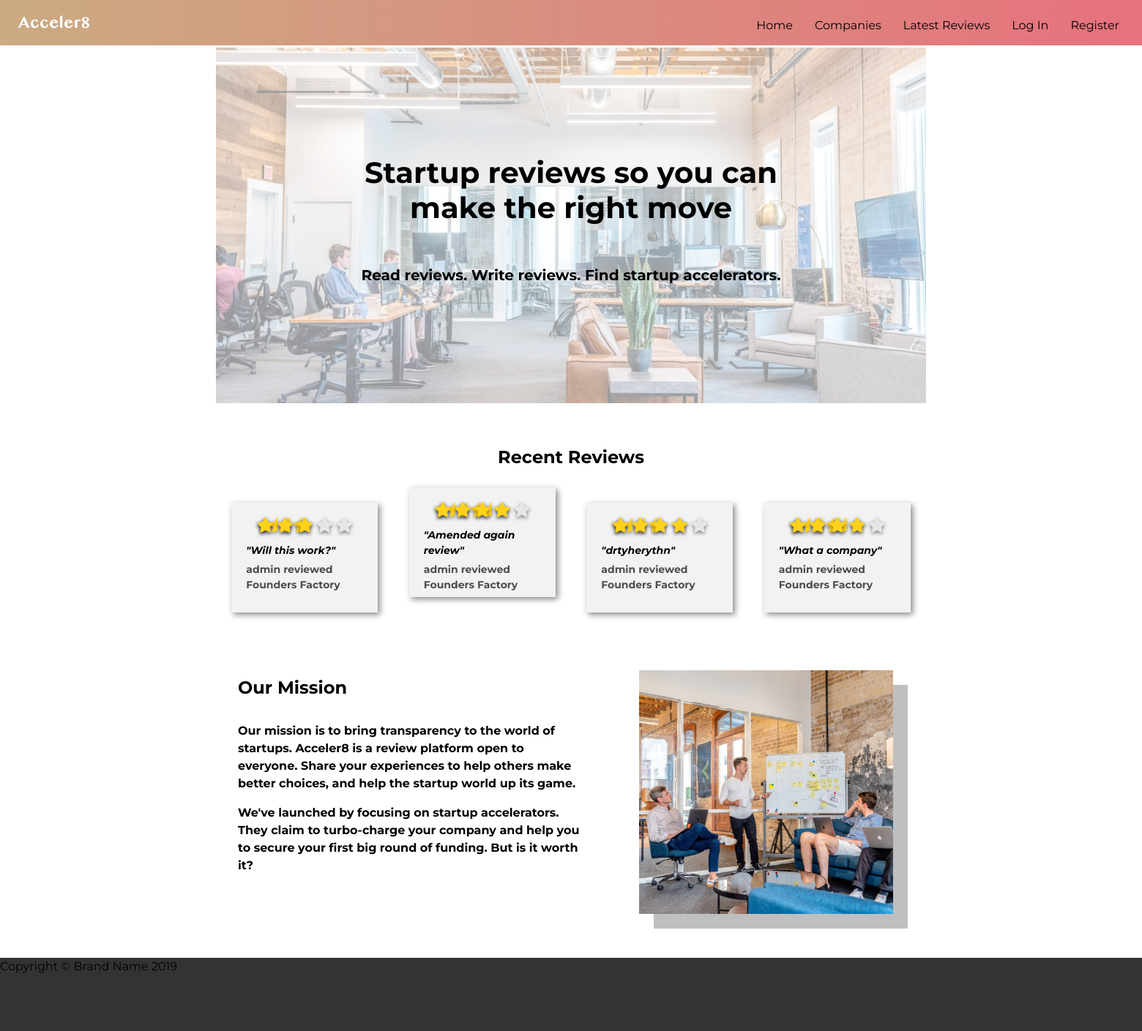
Before: / with the older database file.
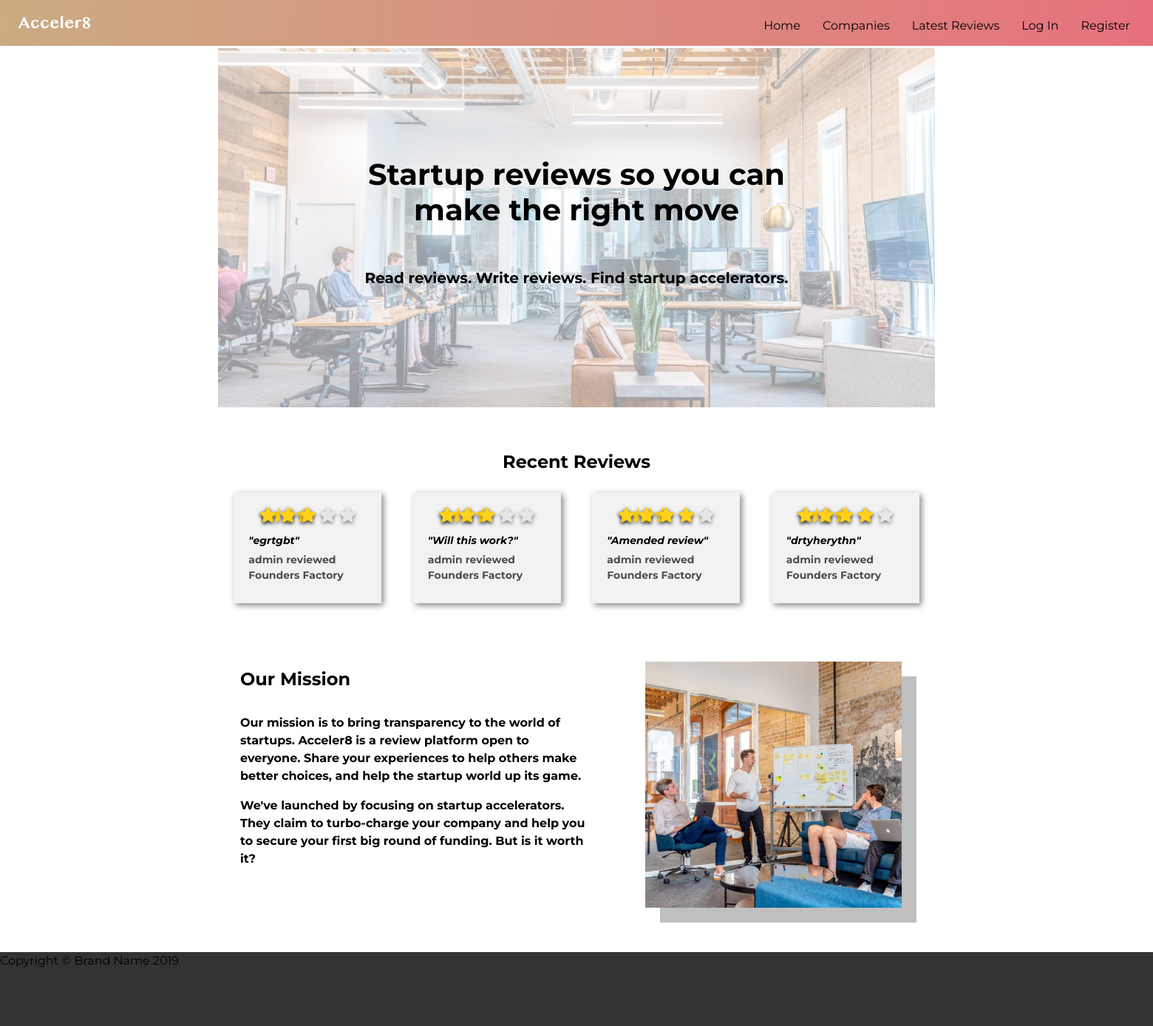
After: the same page with the newer database file.
### reviews/models.py (models this page shows, shortened)
class Review(models.Model):
    RATINGS = (
        ('1', '1'),
        ('2', '2'),
        ('3', '3'),
        ('4', '4'),
        ('5', '5'),
    )
    subject = models.ForeignKey(Accelerator, on_delete=models.CASCADE, blank=False)
    title = models.CharField(max_length=200, blank=False)
    author = models.ForeignKey(User, on_delete=models.CASCADE, blank=False)
    feedback = models.TextField(blank=False)
    date_posted = models.DateTimeField(default=timezone.now)
    mentorship = models.CharField(choices=RATINGS, blank=False, max_length=1, default='1')
    hiring = models.CharField(choices=RATINGS, blank=False, max_length=1, default='1')
    community = models.CharField(choices=RATINGS, blank=False, max_length=1, default='1')
    fundraising = models.CharField(choices=RATINGS, blank=False, max_length=1, default='1')
    corporate_dev = models.CharField(choices=RATINGS, blank=False, max_length=1, default='1')
    overall = models.DecimalField(decimal_places=2, max_digits=3)

class Accelerator(models.Model):
    name = models.CharField(max_length=100)
    website = models.CharField(max_length=100)
    locations = models.CharField(max_length=100)
    bio = models.TextField()
    sector_focus = models.CharField(max_length=100)
    stage = models.CharField(max_length=100)
    deal = models.CharField(max_length=200)
    duration = models.CharField(max_length=100)
    avg_rating = models.DecimalField(decimal_places=2, max_digits=3)
    avg_mentorship = models.DecimalField(decimal_places=2, max_digits=3)
    avg_hiring = models.DecimalField(decimal_places=2, max_digits=3)
    avg_community = models.DecimalField(decimal_places=2, max_digits=3)
    avg_fundraising = models.DecimalField(decimal_places=2, max_digits=3)
    avg_corporate = models.DecimalField(decimal_places=2, max_digits=3)
    author = models.ForeignKey(User, on_delete=models.CASCADE, default='admin')
    logo = models.ImageField(upload_to='logos')
    def __str__(self):
        return self.name
    @property
    def avg_rating(self):
        quantity = Review.objects.filter(subject=self)
        overall_result = Review.objects.filter(subject=self).aggregate(avg_rating=Avg('overall'))['avg_rating']
        return overall_result if len(quantity) > 0 else 0
    @property
    def avg_mentorship(self):
        quantity = Review.objects.filter(subject=self)
        mentorship_result = Review.objects.filter(subject=self).aggregate(avg_mentorship=Avg('mentorship'))['avg_mentorship']
        return mentorship_result if len(quantity) > 0 else 0
    @property
    def avg_hiring(self):
        quantity = Review.objects.filter(subject=self)
        hiring_result = Review.objects.filter(subject=self).aggregate(avg_hiring=Avg('hiring'))['avg_hiring']
        return hiring_result if len(quantity) > 0 else 0
    @property
    def avg_community(self):
        quantity = Review.objects.filter(subject=self)
        community_result = Review.objects.filter(subject=self).aggregate(avg_community=Avg('community'))['avg_community']
        return community_result if len(quantity) > 0 else 0
    @property
    def avg_fundraising(self):
        quantity = Review.objects.filter(subject=self)
        fundraising_result = Review.objects.filter(subject=self).aggregate(avg_fundraising=Avg('fundraising'))['avg_fundraising']
        return fundraising_result if len(quantity) > 0 else 0
    @property
    def avg_corporate(self):
        quantity = Review.objects.filter(subject=self)
        corporate_result = Review.objects.filter(subject=self).aggregate(avg_corporate=Avg('corporate_dev'))['avg_corporate']
        return corporate_result if len(quantity) > 0 else 0

### accounts/views.py (the view)
# urls.py: path('', views.index, name='index'),
def index(request):
    reviews = Review.objects.all().order_by('-date_posted')[:4]
    context = {
        'reviews': reviews,
    }
    return render(request, 'accounts/index.html', context)

### accounts/templates/accounts/index.html (shortened to what this page needs)
{% extends 'accounts/base.html' %}
{% block content %}
    <div class="container">
        <div class="banner-header">
            <img src="../media/acceler8_1.jpg" id="acc-banner-img">
            <div class="header-container">
                <h1><b>Startup reviews so you can make the right move</b></h1>
                <br>
                <br>
                <h5><b>Read reviews. Write reviews. Find startup accelerators.</b></h5>
            </div>
        </div>
        <div class="recent-reviews">
            {% if reviews %}
                <h4><b>Recent Reviews</b></h4>
                {% for review in reviews %}
                <a href="{% url 'review_detail' review.pk %}">
                    <div class="review-box">
                        <div class="emptyStarsMini">
                            <i class="fa fa-star" id="emptyStarMini1"></i>
                            <i class="fa fa-star" id="emptyStarMini2"></i>
                            <i class="fa fa-star" id="emptyStarMini3"></i>
                            <i class="fa fa-star" id="emptyStarMini4"></i>
                            <i class="fa fa-star" id="emptyStarMini5"></i>
                        </div>
                        <div class="halfStarsMini">
                            <i class="fas fa-star-half" id="halfStarMini1"></i>
                            <i class="fas fa-star-half" {% if review.overall < 1.25 %} style="display:none;" {% endif %} id="halfStarMini2"></i>
                            <i class="fas fa-star-half" {% if review.overall < 2.25 %} style="display:none;" {% endif %} id="halfStarMini3"></i>
                            <i class="fas fa-star-half" {% if review.overall < 3.25 %} style="display:none;" {% endif %} id="halfStarMini4"></i>
                            <i class="fas fa-star-half" {% if review.overall < 4.25 %} style="display:none;" {% endif %} id="halfStarMini5"></i>
                        </div>
                        <div class="fullStarsMini">
                            <i class="fa fa-star" id="fullStarMini1"></i>
                            <i class="fa fa-star" {% if review.overall < 1.75 %} style="display:none;" {% endif %} id="fullStarMini2"></i>
                            <i class="fa fa-star" {% if review.overall < 2.75 %} style="display:none;" {% endif %} id="fullStarMini3"></i>
                            <i class="fa fa-star" {% if review.overall < 3.75 %} style="display:none;" {% endif %} id="fullStarMini4"></i>
                        </div>
                        <p class="review-title"><b><i>"{{ review.title }}"</i></b></p>
                        <p class="review-author"><b>{{ review.author }} reviewed {{ review.subject }}</b></p>
                    </div>
                </a>
                {% endfor %}
            {% endif %}
        </div>
        <div class="mission">
            <div class="mission-text">
                <h4><b>Our Mission</b></h4>
                <br>
                <p><b>Our mission is to bring transparency to the world of startups. Acceler8 is a review platform open to everyone. Share your
                    experiences to help others make better choices, and help the startup world up its game.</b></p>
                <p><b>We've launched by focusing on startup accelerators. They claim to turbo-charge your company and help you to secure your
                    first big round of funding. But is it worth it?</b></p>
            </div>
            <div class="mission-img">
                <img src="../media/acceler8_2.jpg" id="acc-mission-img">
            </div>
        </div>
    </div>
{% endblock %}

### accounts/templates/accounts/base.html (shortened to what this page needs)
{% load static from staticfiles %}
<!DOCTYPE html>
<html>
    <head>
        <link rel="stylesheet" href="https://stackpath.bootstrapcdn.com/bootstrap/4.1.3/css/bootstrap.min.css">
        <link rel="stylesheet" href="{% static 'css/styles.css' %}">
        <link href="https://stackpath.bootstrapcdn.com/font-awesome/4.7.0/css/font-awesome.min.css" rel="stylesheet">
        <link rel="stylesheet" href="https://use.fontawesome.com/releases/v5.6.3/css/all.css">
    </head>
    <body>
      <nav class="navbar navbar-expand-lg">
        <a class="navbar-brand" href="{% url 'index' %}">
          <img src="../media/acceler8_logo.png" id="acc-logo">
        </a>
        <div class="collapse navbar-collapse" id="collapse_target">
          <div class="navbar-nav ml-auto">
            <ul class="navbar-nav">
              <li class="nav-item">
                <a class="nav-item nav-link" href="{% url 'index' %}">Home</a>
              </li>
              {% if user.is_superuser %}
                <li class="dropdown">
                  <a class="dropdown-toggle" data-toggle="dropdown" href="#">Companies
                  <span class="caret"></span></a>
                  <ul class="dropdown-menu">
                    <li><a class="dropdown-link" href="{% url 'accelerators' %}">View Companies</a></li>
                    <li><a class="dropdown-link" href="{% url 'accelerator_create' %}">Add Company</a></li>
                  </ul>
                </li>
              {% else %}
                <li class="nav-item">
                  <a class="nav-item nav-link" href="{% url 'accelerators' %}">Companies</a>
                </li>
              {% endif %}
                <li class="nav-item">
                  <a class="nav-item nav-link" href="{% url 'reviews' %}">Latest Reviews</a>
                </li>
              {% if user.is_authenticated %}
                <li class="nav-item">
                  <a class="nav-item nav-link" href="{% url 'logout' %}">Log Out</a>
                </li>
              {% else %}
                <li class="nav-item">
                  <a class="nav-item nav-link" href="{% url 'login' %}">Log In</a>
                </li>
                <li class="nav-item">
                  <a class="nav-item nav-link" href="{% url 'register' %}">Register</a>
                </li>
              {% endif %}
            </ul>
          </div>
        </div>
      </nav>
      <div class="background">
        <br>
        <br>
        {% block content %}
        {% endblock %}
      </div>
      <footer>
        <div>
          <p>Copyright &copy; Brand Name 2019</p>
        </div>
      </footer>
    </body>
</html>

### static/css/styles.css (style rules this page uses)
.navbar { background-image: linear-gradient(to right, #cbab82, #e7717d); position: fixed; width: 100%; z-index: 100; padding-bottom: 0px; border-bottom: 3px solid #ffffff; }
.navbar-brand, .nav-item { margin-bottom: 0px; padding: 7px; color: #ffffff; }
#acc-logo { height: 40px; width: auto; }
html { height: 100%; }
body { position: relative; min-height: 100%; padding-bottom: 100px; }
.background { width: 100%; height: auto; }
.container { max-width: 1000px; text-align: left; padding-top: 40px; }
.banner-header { width: 100%; margin: 0; margin-top: -30px; position: relative; }
#acc-banner-img { width: 100%; max-width: 1000px; opacity: 0.4; }
.header-container { position: absolute; top: 50%; left: 50%; transform: translate(-50%, -50%); text-align: center; width: 600px; min-width: 300px; }
.recent-reviews { margin-top: 20px; padding: 40px 0px; text-align: center; }
.review-box { box-sizing: border-box; background-color: #f2f2f2; width: 200px; height: 150px; box-shadow: 3px 3px 8px #888888; margin: 19px; display: inline-block; padding: 20px; cursor: pointer; }
.review-title { text-align: left; margin-top: 35px; margin-bottom: 5px; font-size: 14px; }
.review-author { text-align: left; margin-top: 0px; font-size: 14px; color: #4d4d4d; }
.mission { width: 100%; padding: 0px; padding-bottom: 20px; }
.mission-text { box-sizing: border-box; width: 55%; margin: 0px; display: inline-block; padding: 30px; }
.mission-img { box-sizing: border-box; width: 44%; margin: 0px; display: inline-block; padding: 40px; padding-top: 20px; vertical-align: top; }
#acc-mission-img { width: 100%; height: auto; vertical-align: top; box-shadow: 20px 20px #bfbfbf; }
h1,h2,h3,h4,h5,p, .nav-link, .dropdown-link, .dropdown-toggle, .navbar-brand, legend, label, .btn { color: #000000; font-family: 'Montserrat'; }
p { font-size: 16px; }
.emptyStarsMini, .fullStarsMini, .halfStarsMini { position: absolute; width: 100%; height: auto; text-align: left; padding-left: 15px; }
#emptyStarMini1, #emptyStarMini2, #emptyStarMini3, #emptyStarMini4, #emptyStarMini5 { color: #e6e6e6; font-size: 20px; text-shadow: 0 2px 5px rgba(0,0,0,.5); }
#halfStarMini1, #halfStarMini2, #halfStarMini3, #halfStarMini4, #halfStarMini5 { font-size: 20px; color: #ffd11a; text-shadow: 0 2px 5px rgba(0,0,0,.5); }
#fullStarMini1, #fullStarMini2, #fullStarMini3, #fullStarMini4, #fullStarMini5 { font-size: 20px; color: #ffd11a; text-shadow: 0 2px 5px rgba(0,0,0,.5); }
footer { width: 100%; height: 100px; background-color: #333333; position: absolute; bottom: 0; }

Changed rows visible on the page:
no longer on this page (row unchanged): Review: overall 4.4 (drawn), title "What a company", author "admin", subject "Founders Factory"
added Review: overall 3.6 (drawn), title "egrtgbt", author "admin", subject "Founders Factory"
changed Review: title "Amended again review" → "Amended review"; overall 4.4 → 4 (drawn)
